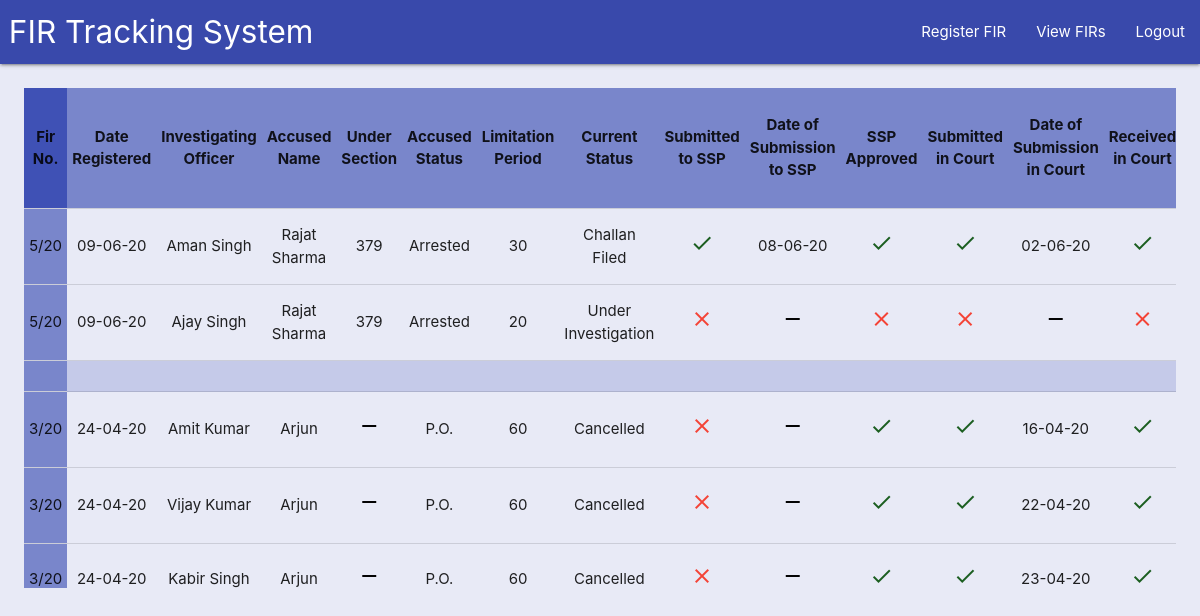
Page /fir/list_firs_police_station/ (signed in) on the committed database.
### fir/models.py (models this page shows, shortened)
class FIR(models.Model):
    PHASE_CHOICES=[(1,1),(2,2),(3,3)]
    ACCUSED_STATUS_CHOICES = [('arrested','Arrested'),('not_arrested','Not Arrested'),('po','PO')]
    CURRENT_STATUS_CHOICES = [('under_investigation','Under Investigation'),('challan_filed','Challan Filed'),('untraced','Untraced'),('cancelled','Cancelled')]
    COURT_STATUS_CHOICES = [('pending','Pending'),('accepted','Accepted'),('reinvestigation','Reinvestigation')]
    sub_division = models.ForeignKey("location.SubDivision", related_name='firs', on_delete=models.CASCADE)
    police_station = models.ForeignKey("location.PoliceStation", related_name='firs', on_delete=models.CASCADE)
    fir_no = models.CharField(max_length=50)
    phase = models.PositiveIntegerField(choices=PHASE_CHOICES)
    date_created = models.DateField(auto_now=True)
    io_name = models.CharField(max_length=50, blank=True, null=True)
    accused_name = models.TextField(blank=True, null=True)
    under_section = models.CharField(max_length=50, blank=True, null=True)
    accused_status = models.CharField(max_length=50, choices=ACCUSED_STATUS_CHOICES, blank=True, null=True)
    limitation_period = models.PositiveIntegerField(blank=True, null=True)
    current_status = models.CharField(max_length=50, choices=CURRENT_STATUS_CHOICES, blank=True, null=True)
    put_in_ssp_office = models.BooleanField(default=False)
    put_in_ssp_office_date = models.DateField(blank=True, null=True)
    ssp_approved = models.BooleanField(default=False)
    put_in_court = models.BooleanField(default=False)
    put_in_court_date = models.DateField(blank=True, null=True)
    received_in_court = models.BooleanField(default=False)
    received_in_court_date = models.DateField(blank=True, null=True)
    court_status = models.CharField(max_length=50, choices=COURT_STATUS_CHOICES, blank=True,  null=True)
    reverted_by_court_date = models.DateField(blank=True,  null=True)
    received_from_court_date = models.DateField(blank=True,  null=True)
    appointed_io = models.CharField(max_length=50, blank=True,  null=True)
    class Meta():
        unique_together = ['sub_division', 'police_station', 'fir_no', 'phase']
        ordering = ['-fir_no','phase']
        verbose_name = 'FIR'
        verbose_name_plural = 'FIRs'

### fir/views.py (the view)
# urls.py: path('list_firs_police_station/', views.list_firs_police_station_view, name='list_firs_police_station'),
@login_required
def list_firs_police_station_view(request):
    police_station_record_keepers = [u['user'] for u in acc_models.PoliceStationRecordKeeper.objects.all().values('user')]
    if request.user.pk in police_station_record_keepers:
        fir_list = models.FIR.objects.all().filter(police_station__exact=acc_models.PoliceStationRecordKeeper.objects.get(user__pk__exact=request.user.pk).police_station)
        return render(request, 'fir/list_firs_police_station.html', {'fir_list':fir_list})
    else:
        return redirect('fault', fault='ACCESS DENIED!')

### account/context_preprocessors.py (called while the page is built)
def UserList(request):
    police_station_record_keepers = [u['user'] for u in models.PoliceStationRecordKeeper.objects.all().values('user')]
    court_record_keepers = [u['user'] for u in models.CourtRecordKeeper.objects.all().values('user')]
    ssp_record_keepers = [u['user'] for u in models.SSPRecordKeeper.objects.all().values('user')]
    return {'police_station_record_keepers':police_station_record_keepers,
            'court_record_keepers':court_record_keepers,
            'ssp_record_keepers':ssp_record_keepers,
            }

### fir/templatetags/templatetag.py (called while the page is built)
@register.filter
def is_last_phase(pk):
    fir_object = models.FIR.objects.get(pk__exact=pk)
    fir_phase = fir_object.phase
    fir_phase_list = models.FIR.objects.all().filter(fir_no__exact=fir_object.fir_no, police_station__exact=fir_object.police_station, sub_division__exact=fir_object.sub_division)
    if fir_phase==len(fir_phase_list):
        return True
    else:
        return False

### fir/templates/fir/list_firs_police_station.html
{% extends 'base.html' %}
{% load static %}
{% load widget_tweaks %}
{% load templatetag %}
{% block head %}
    <link rel="stylesheet" href="{% static 'css/list_css.css' %}">
{% endblock %}
{% block content %}
    {% include 'fir/_firs_list.html' %}
{% endblock content %}

### templates/base.html (shortened to what this page needs)
<!DOCTYPE html>
<html lang="en">
{% load static %}
<head>
    <link rel="stylesheet" href="https://cdnjs.cloudflare.com/ajax/libs/materialize/1.0.0/css/materialize.min.css">
    <link rel="stylesheet" href="{% static 'floating_scroll/floating_scroll_css.css' %}">
    {% block head %}
    {% endblock head %}
</head>
<body class="indigo lighten-5">
    <div class="navbar-fixed">
        <nav>
            <div class="nav-wrapper indigo darken-1">
                <a href="{% url 'home' %}" class="left brand-logo">&nbsp;FIR Tracking System</a>
                <ul class="right hide-on-med-and-down">
                    {% if user.is_authenticated %}
                        {% if user.pk in police_station_record_keepers %}
                            <li><a href="{% url 'fir:create_fir' %}">Register FIR</a></li>
                            <li><a href="{% url 'fir:list_firs_police_station' %}">View FIRs</a></li>
                        {% endif %}
                        <li><a href="{% url 'account:logout' %}">Logout</a></li>
                    {% else %}
                        <li><a href="{% url 'account:login' %}">Login</a></li>
                    {% endif %}
                </ul>
            </div>
        </nav>
    </div>
    <div class="hide-on-med-and-down">
        {% block content %}
        {% endblock content %}
</body>
</html>

### fir/templates/fir/_firs_list.html (shortened to what this page needs)
{% load templatetag %}
<div class="table_wrapper" data-fl-scrolls>
    <table class="centered responsive-table table_div highlight">
        <thead class="indigo lighten-2">
            <tr>
                <th>Fir No.</th>
                <th>Date Registered</th>
                <th>Investigating Officer</th>
                <th>Accused Name</th>
                <th>Under Section</th>
                <th>Accused Status</th>
                <th>Limitation Period</th>
                <th>Current Status</th>
                <th>Submitted to SSP</th>
                <th>Date of Submission to SSP</th>
                <th>SSP Approved</th>
                <th>Submitted in Court</th>
                <th>Date of Submission in Court</th>
                <th>Received in Court</th>
            </tr>
        </thead>
        <tbody>
            {% for fir in fir_list %}
                <tr>
                    <td>{{fir.fir_no}}</td>
                    <td>{{fir.date_created|date:'d-m-y'}}</td>
                    {% if fir.io_name %}
                        <td>{{fir.io_name}}</td>
                    {% else %}
                        <td><i class="material-icons black-text">remove</i></td>
                    {% endif %}
                    {% if fir.accused_name %}
                        <td>{{fir.accused_name}}</td>
                    {% else %}
                        <td><i class="material-icons black-text">remove</i></td>
                    {% endif %}
                    {% if fir.under_section %}
                        <td>{{fir.under_section}}</td>
                    {% else %}
                        <td><i class="material-icons black-text">remove</i></td>
                    {% endif %}
                    {% if fir.accused_status == "arrested" %}
                        <td>Arrested</td>
                    {% elif fir.accused_status == "not_arrested" %}
                        <td>Not-Arrested</td>
                    {% elif fir.accused_status == "po" %}
                        <td>P.O.</td>
                    {% else %}
                        <td><i class="material-icons black-text">remove</i></td>
                    {% endif %}
                    {% if fir.limitation_period %}
                        <td>{{fir.limitation_period}}</td>
                    {% else %}
                        <td><i class="material-icons black-text">remove</i></td>
                    {% endif %}
                    {% if fir.current_status == "challan_filed" %}
                        <td>Challan Filed</td>
                    {% elif fir.current_status == "untraced" %}
                        <td>Untraced</td>
                    {% elif fir.current_status == "under_investigation" %}
                        <td>Under Investigation</td>
                    {% elif fir.current_status == "cancelled" %}
                        <td>Cancelled</td>
                    {% else %}
                        <td><i class="material-icons black-text">remove</i></td>
                    {% endif %}
                    {% if fir.put_in_ssp_office %}
                        <td><i class="material-icons green-text text-darken-4">check</i></td>
                    {% else %}
                        <td><i class="material-icons red-text">close</i></td>
                    {% endif %}
                    {% if fir.put_in_ssp_office_date %}
                        <td>{{fir.put_in_ssp_office_date|date:'d-m-y'}}</td>
                    {% else %}
                        <td><i class="material-icons black-text">remove</i></td>
                    {% endif %}
                    {% if fir.ssp_approved %}
                        <td><i class="material-icons green-text text-darken-4">check</i></td>
                    {% else %}
                        <td><i class="material-icons red-text">close</i></td>
                    {% endif %}
                    {% if fir.put_in_court %}
                        <td><i class="material-icons green-text text-darken-4">check</i></td>
                    {% else %}
                        <td><i class="material-icons red-text">close</i></td>
                    {% endif %}
                    {% if fir.put_in_court_date %}
                        <td>{{fir.put_in_court_date|date:'d-m-y'}}</td>
                    {% else %}
                        <td><i class="material-icons black-text">remove</i></td>
                    {% endif %}
                    {% if fir.received_in_court %}
                        <td><i class="material-icons green-text text-darken-4">check</i></td>
                    {% else %}
                        <td><i class="material-icons red-text">close</i></td>
                    {% endif %}
                </tr>
                {% if fir.pk|is_last_phase %}
                    <tr class="indigo lighten-4">
                        <td></td><td></td><td></td><td></td><td></td><td></td><td></td><td></td><td></td><td></td><td></td><td></td><td></td><td></td><td></td><td></td><td></td><td></td><td></td><td></td>
                    </tr>
                {% endif %}
            {% endfor %}
        </tbody>
    </table>

### static/css/list_css.css (style rules this page uses)
.table_wrapper { overflow-x: scroll; overflow-y: auto; max-height: 500px; margin: 2%; }
th { position: sticky !important; top: 0; background-color: #7986cb; z-index: 2; border-radius: 0; }
td { border-radius: 0; }
tr td:nth-child(1) { background-color: #7986cb; position: sticky !important; left: 0; }
tr th:nth-child(1) { background-color: #3f51b5; position: sticky !important; left: 0; z-index: 3; }

### rows in the picture
FIR: fir_no "5/20", date_created "09-06-20", io_name "Aman Singh", accused_name "Rajat Sharma", under_section "379", accused_status "Arrested", limitation_period "30", current_status "Challan Filed", put_in_ssp_office True (drawn), put_in_ssp_office_date "08-06-20", ssp_approved True (drawn), put_in_court True (drawn), put_in_court_date "02-06-20", received_in_court True (drawn)
FIR: fir_no "5/20", date_created "09-06-20", io_name "Ajay Singh", accused_name "Rajat Sharma", under_section "379", accused_status "Arrested", limitation_period "20", shows "Under Investigation", put_in_ssp_office False (drawn), ssp_approved False (drawn), put_in_court False (drawn), received_in_court False (drawn)
FIR: fir_no "3/20", date_created "24-04-20", io_name "Amit Kumar", accused_name "Arjun", accused_status "P.O.", limitation_period "60", current_status "Cancelled", put_in_ssp_office False (drawn), ssp_approved True (drawn), put_in_court True (drawn), put_in_court_date "16-04-20", received_in_court True (drawn)
FIR: fir_no "3/20", date_created "24-04-20", io_name "Vijay Kumar", accused_name "Arjun", accused_status "P.O.", limitation_period "60", current_status "Cancelled", put_in_ssp_office False (drawn), ssp_approved True (drawn), put_in_court True (drawn), put_in_court_date "22-04-20", received_in_court True (drawn)
FIR: fir_no "3/20", date_created "24-04-20", io_name "Kabir Singh", accused_name "Arjun", accused_status "P.O.", limitation_period "60", current_status "Cancelled", put_in_ssp_office False (drawn), ssp_approved True (drawn), put_in_court True (drawn), put_in_court_date "23-04-20", received_in_court True (drawn)
